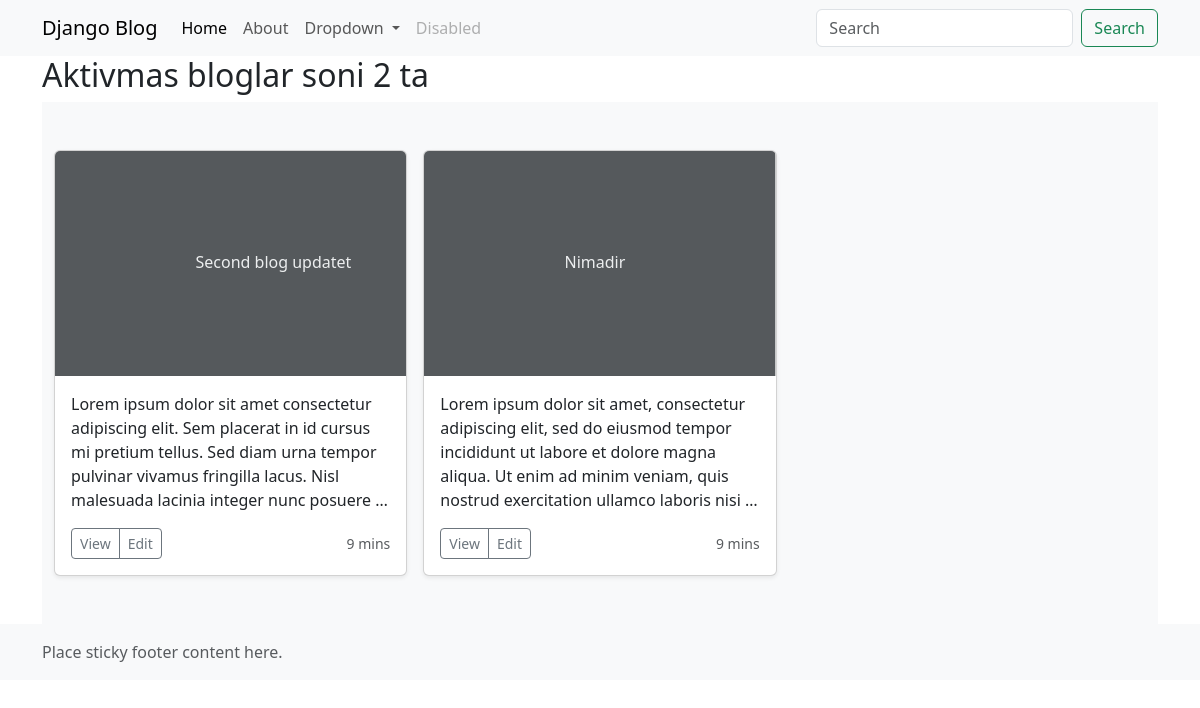
Screenshot of /inactive/ with the database file from the repository.
### blog/models.py (models this page shows, shortened)
class Blog(models.Model):
    title = models.CharField(max_length=200)
    content = models.TextField()
    image = models.ImageField(upload_to='blog_images/', blank=True, null=True)
    is_active = models.BooleanField(default=True)
    created_at = models.DateTimeField(auto_now_add=True)
    updated_at = models.DateTimeField(auto_now=True)

### blog/views.py (the view)
# urls.py: path('inactive/', blog_views.inactive, name='inactive'),
def inactive(request):
    context = {
        'blogs': Blog.objects.filter(is_active=False)
    }
    return render(request, template_name='blog/inactive.html', context=context)

### templates/blog/inactive.html (shortened to what this page needs)
{% extends 'blog/base.html' %}
{% block content %}
    <h2>Aktivmas bloglar soni {{ blogs.count }} ta</h2>
    <div class="album py-5 bg-body-tertiary">
        <div class="container">
            <div class="row row-cols-1 row-cols-sm-2 row-cols-md-3 g-3">
                {% for blog in blogs %}
                    <div class="col">
                        <div class="card shadow-sm">
                            {% if blog.image %}
                                <img class="image-content" src="{{ blog.image.url }}" alt="rasm">
                            {% else %}
                                <svg aria-label="Placeholder: Thumbnail" class="bd-placeholder-img card-img-top"
                                     height="225"
                                     preserveAspectRatio="xMidYMid slice" role="img" width="100%"
                                     xmlns="http://www.w3.org/2000/svg"><title>Placeholder</title>
                                    <rect width="100%" height="100%" fill="#55595c"></rect>
                                    <text x="40%" y="50%" fill="#eceeef" dy=".3em">{{ blog.title }}</text>
                                </svg>
                            {% endif %}
                            <div class="card-body">
                                <p class="card-text">{{ blog.content|truncatewords:30 }}</p>
                                <div class="d-flex justify-content-between align-items-center">
                                    <div class="btn-group">
                                        <a href="{% url 'detail' blog.id %}" class="btn btn-sm btn-outline-secondary">View</a>
                                        <a href="{% url 'update' blog.id %}" class="btn btn-sm btn-outline-secondary">Edit</a>
                                    </div>
                                    <small class="text-body-secondary">9 mins</small></div>
                            </div>
                        </div>
                    </div>
                {% endfor %}
            </div>
        </div>
    </div>
{% endblock %}

### rows the page displays
Blog: title "Second blog updatet", content "Lorem ipsum dolor sit amet consectetur adipiscing elit. Sem placerat in id cursus mi pretium tellus. Sed diam urna tempor pulvinar vivamus fringilla lacus. Nisl malesuada lacinia integer nunc posuere …"
Blog: title "Nimadir", content "Lorem ipsum dolor sit amet, consectetur adipiscing elit, sed do eiusmod tempor incididunt ut labore et dolore magna aliqua. Ut enim ad minim veniam, quis nostrud exercitation ullamco laboris nisi …"

### other values shown
{{ blogs.count }} "2"
